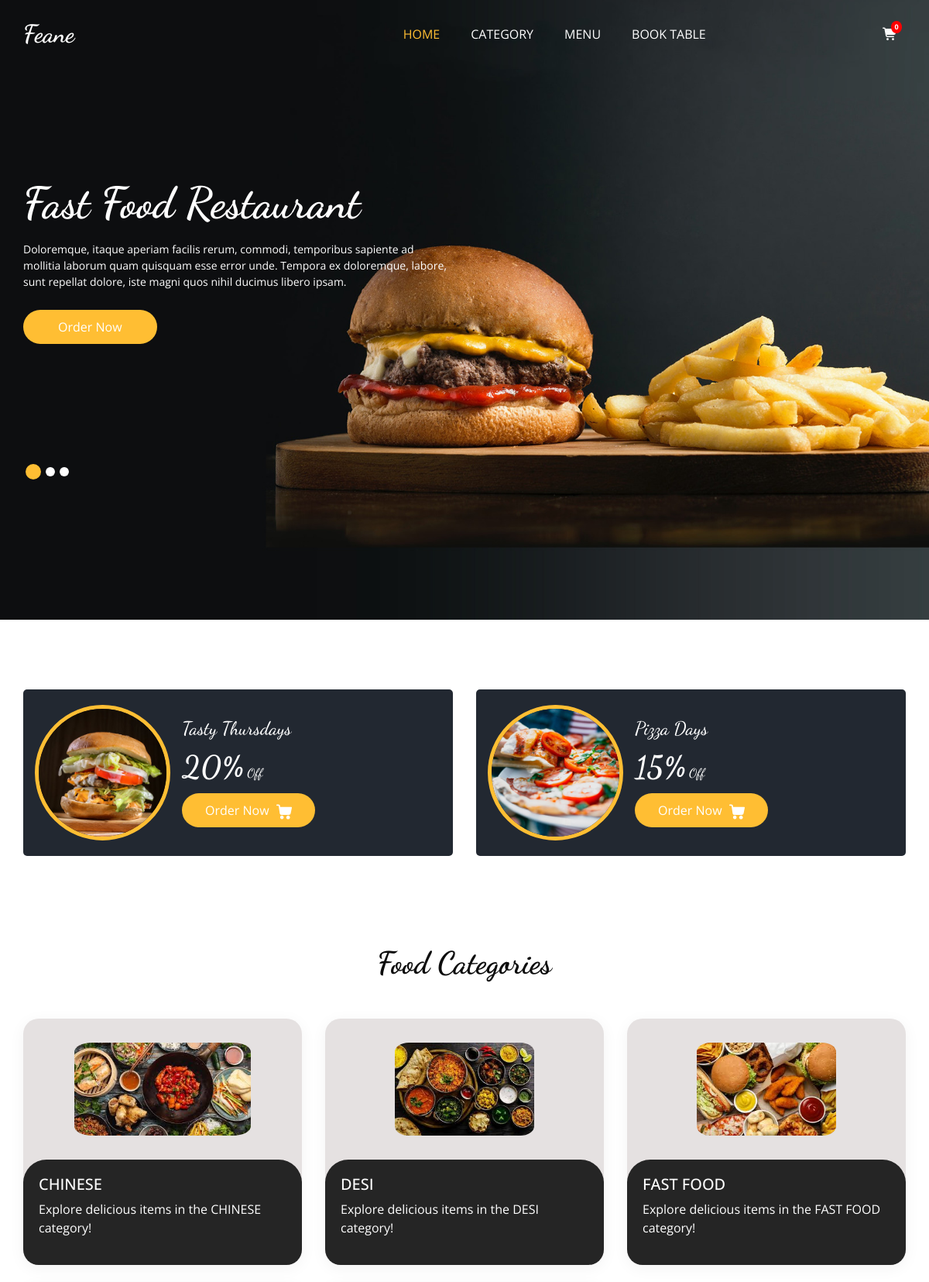
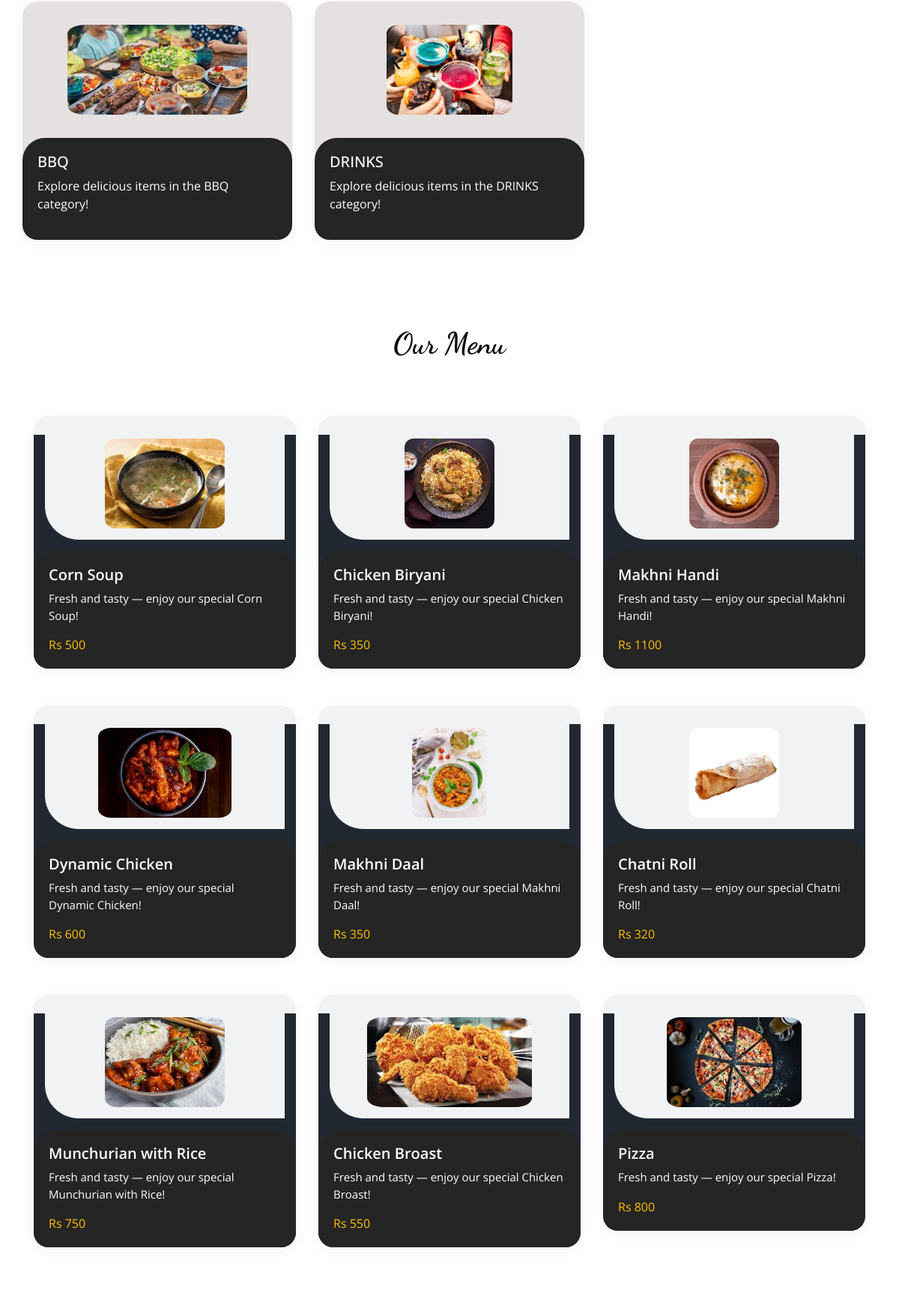
Screenshot of /user/frontend/index.php (upper part) with the database file from the repository (2 pictures, top to bottom).
### tables this page shows
CREATE TABLE `cat` (
  `id` int(11) NOT NULL,
  `cat_name` text DEFAULT NULL,
  `cat_img` text DEFAULT NULL
);

CREATE TABLE `product` (
  `p_id` int(11) NOT NULL,
  `cat_id` int(11) DEFAULT NULL,
  `p_name` text DEFAULT NULL,
  `p_desc` text DEFAULT NULL,
  `p_price` text DEFAULT NULL,
  `p_img` text DEFAULT NULL
);

### user/frontend/index.php (the view, shortened to what this page needs)
<!DOCTYPE html>
<html>
<head>
  <link rel="stylesheet" type="text/css" href="css/bootstrap.css" />
  <link rel="stylesheet" type="text/css" href="https://cdnjs.cloudflare.com/ajax/libs/OwlCarousel2/2.3.4/assets/owl.carousel.min.css" />
  <link rel="stylesheet" href="https://cdnjs.cloudflare.com/ajax/libs/jquery-nice-select/1.1.0/css/nice-select.min.css" />
  <link href="css/font-awesome.min.css" rel="stylesheet" />
  <link href="css/style.css" rel="stylesheet" />
  <link href="css/responsive.css" rel="stylesheet" />
  <link rel="stylesheet" href="https://cdnjs.cloudflare.com/ajax/libs/font-awesome/7.0.0/css/all.min.css" />
</head>
<body>
  <div class="hero_area">
    <div class="bg-box">
      <img src="images/hero-bg.jpg" alt="">
    </div>
    <header class="header_section">
      <div class="container">
        <nav class="navbar navbar-expand-lg custom_nav-container ">
          <a class="navbar-brand" href="index.html">
            <span>
              Feane
            </span>
          </a>
          <div class="collapse navbar-collapse" id="navbarSupportedContent">
            <ul class="navbar-nav  mx-auto ">
              <li class="nav-item active">
                <a class="nav-link" href="./index.php">Home <span class="sr-only">(current)</span></a>
              </li>
              <li class="nav-item">
                <a class="nav-link" href="./category.php">Category</a>
              </li>
              <li class="nav-item">
                <a class="nav-link" href="./menu.php">Menu</a>
              </li>
              <li class="nav-item">
                <a class="nav-link" href="./book.php">Book Table</a>
              </li>
            </ul>
            <div class="user_option">
              <a href="./cart/cart.php" >
                 <div class="cart-icon">
    <i class="fa-solid fa-cart-shopping" style="color: #fcfcfc;"></i>
    <span class="cart-count">
        <?php echo isset($_SESSION['cart_items']) ? count($_SESSION['cart_items']) : 0; ?>
    </span>
</div>
              </a>
            </div>
          </div>
        </nav>
      </div>
    </header>
    <section class="slider_section ">
      <div id="customCarousel1" class="carousel slide" data-ride="carousel">
        <div class="carousel-inner">
          <div class="carousel-item active">
            <div class="container ">
              <div class="row">
                <div class="col-md-7 col-lg-6 ">
                  <div class="detail-box">
                    <h1>
                      Fast Food Restaurant
                    </h1>
                    <p>
                      Doloremque, itaque aperiam facilis rerum, commodi, temporibus sapiente ad mollitia laborum quam quisquam esse error unde. Tempora ex doloremque, labore, sunt repellat dolore, iste magni quos nihil ducimus libero ipsam.
                    </p>
                    <div class="btn-box">
                      <a href="" class="btn1">
                        Order Now
                      </a>
                    </div>
                  </div>
                </div>
              </div>
            </div>
          </div>
        </div>
        <div class="container">
          <ol class="carousel-indicators">
            <li data-target="#customCarousel1" data-slide-to="0" class="active"></li>
            <li data-target="#customCarousel1" data-slide-to="1"></li>
            <li data-target="#customCarousel1" data-slide-to="2"></li>
          </ol>
        </div>
      </div>
    </section>
  </div>
  <section class="offer_section layout_padding-bottom">
    <div class="offer_container">
      <div class="container ">
        <div class="row">
          <div class="col-md-6  ">
            <div class="box ">
              <div class="img-box">
                <img src="images/o1.jpg" alt="">
              </div>
              <div class="detail-box">
                <h5>
                  Tasty Thursdays
                </h5>
                <h6>
                  <span>20%</span> Off
                </h6>
                <a href="">
                  Order Now
                </a>
              </div>
            </div>
          </div>
          <div class="col-md-6  ">
            <div class="box ">
              <div class="img-box">
                <img src="images/o2.jpg" alt="">
              </div>
              <div class="detail-box">
                <h5>
                  Pizza Days
                </h5>
                <h6>
                  <span>15%</span> Off
                </h6>
                <a href="">
                  Order Now
                </a>
              </div>
            </div>
          </div>
        </div>
      </div>
    </div>
  </section>
<section class="category_section layout_padding-bottom">
  <div class="container">
    <div class="heading_container heading_center mt-4">
      <h2>Food Categories</h2>
    </div>
    <div class="row mt-5">
      <?php
require '../../admin/backend/config/config.php';
$query = "SELECT * FROM cat";
$res = mysqli_query($conn, $query);
while ($row = mysqli_fetch_assoc($res)) {
?>
  <div class="col-sm-6 col-lg-4 mb-4">
    <div class="box" style="background-color: #e5e1e1ff; border-radius: 20px; overflow: hidden; box-shadow: 0 4px 20px rgba(0,0,0,0.05); transition: 0.3s;">
      <div class="text-center p-3">
        <a href="menu.php?cat=<?= $row['id'] ?>" style="text-decoration: none;">
          <div class="img-box" style="height: 150px; display: flex; align-items: center; justify-content: center;">
            <img src="./../admin/img/<?= $row['cat_img'] ?>" alt="<?= $row['cat_name'] ?>" style="max-height: 120px; max-width: 100%; border-radius: 10%;">
          </div>
        </a>
      </div>
      <div class="detail-box" style="background-color: #252525; color: white; padding: 20px; border-top-left-radius: 30px; border-top-right-radius: 30px;">
        <h5 style="color: white;"><?= $row['cat_name'] ?></h5>
        <p>Explore delicious items in the <?= $row['cat_name'] ?> category!</p>
      </div>
    </div>
  </div>
<?php } ?>
    </div>
  </div>
</section>
  <section class="food_section layout_padding-bottom">
    <div class="container">
      <div class="heading_container heading_center">
        <h2>
          Our Menu
        </h2>
      </div>
      <section class="category_section layout_padding-bottom">
  <div class="container">
    <div class="row mt-5">
      <?php
      require '../../admin/backend/config/config.php';
      $query = "SELECT * FROM product LIMIT 9";
      $res = mysqli_query($conn, $query);
      while ($row = mysqli_fetch_assoc($res)) {
      ?>
        <div class="col-sm-6 col-lg-4 mb-4">
          <div class="box" style="background-color: #e5e1e1ff; border-radius: 20px; overflow: hidden; box-shadow: 0 4px 20px rgba(0,0,0,0.05); transition: 0.3s;">
            <div class="text-center p-3">
              <div class="img-box" style="height: 150px; display: flex; align-items: center; justify-content: center;">
                <img src="./../admin/img/<?= $row['p_img'] ?>" alt="<?= $row['p_name'] ?>" style="max-height: 120px; max-width: 100%; border-radius: 10%;">
              </div>
            </div>
            <div class="detail-box"style="background-color: #252525; color: white; padding: 20px; border-top-left-radius: 30px; border-top-right-radius: 30px;">
              <h5 style="color: white;"><?= $row['p_name'] ?></h5>
              <p>Fresh and tasty — enjoy our special <?= $row['p_name'] ?>!</p>
              <div class="d-flex justify-content-between align-items-center mt-3">
                <span class="text-warning fw-semibold">Rs <?= $row['p_price'] ?></span>
              </div>
            </div>
          </div>
        </div>
      <?php } ?>
    </div>
  </div>
</section>
  <?php
  include './footer.php';
  ?>
</body>
</html>

### user/frontend/css/responsive.css (style rules this page uses)
@media (min-width: 1200px) { .container { max-width: 1170px; } }

### user/frontend/index.php (style rules this page uses)
.cart-icon { position: relative; display: inline-block; }
.cart-count { position: absolute; top: -5px; right: -5px; background: red; color: white; font-size: 9px; padding: 1px 4px; border-radius: 50%; font-weight: bold; min-width: 14px; text-align: center; }

### rows the page displays
cat: cat_img (picture), cat_name "CHINESE"
cat: cat_img+cat_name (picture), cat_name "DESI"
cat: cat_img (picture), cat_name "FAST FOOD"
cat: cat_img (picture), cat_name "BBQ"
cat: cat_img+cat_name (picture), cat_name "DRINKS"
product: p_img (picture), p_name "Corn Soup", p_price "500"
product: p_img (picture), p_name "Chicken Biryani", p_price "350"
product: p_img (picture), p_name "Makhni Handi", p_price "1100"
product: p_img (picture), p_name "Dynamic Chicken", p_price "600"
product: p_img (picture), p_name "Makhni Daal", p_price "350"
product: p_img (picture), p_name "Chatni Roll", p_price "320"
product: p_img (picture), p_name "Munchurian with Rice", p_price "750"
product: p_img (picture), p_name "Chicken Broast", p_price "550"
product: p_img (picture), p_name "Pizza", p_price "800"
